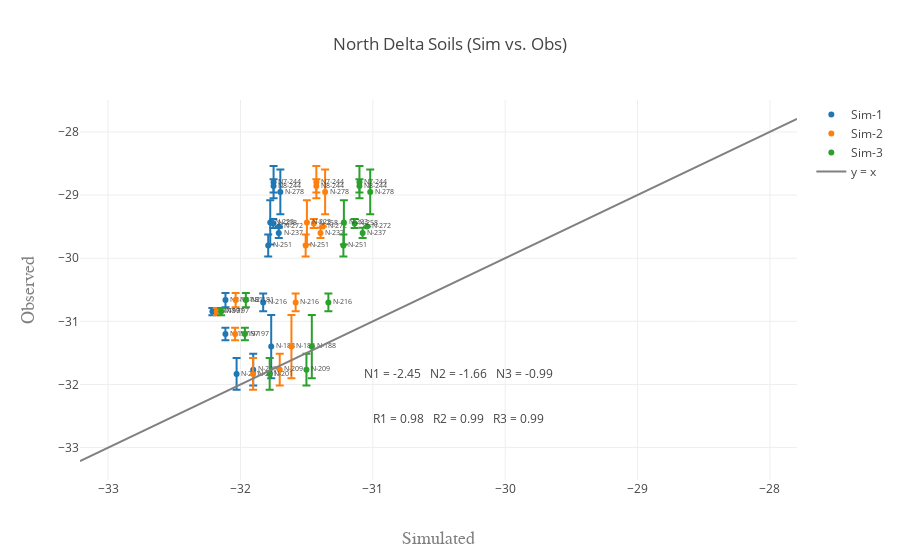

The notebook cell saved with this chart:
### Code cell
data = []
df = delta_dat.loc[delta_dat['Transect'] == 'N']
for folder in range(1, folders + 1):
    df1 = df.loc[df['IDsim'] == ('Sim-' + str(folder))]
    trace = get_scatter(df1, test_var, sd, name=('Sim-' + str(folder)))
    data.append(trace)
    
data.append(get_xy_line(df, test_var, delta=True))

fig = go.Figure(data=data, layout=get_layout(df, test_var, folders, title='North Delta Soils (Sim vs. Obs)', delta=True))
iplot(fig)

### Figure 1 — Plotly figure (JSON) as saved in the notebook; plotly's stock layout.template omitted (floating-point values rounded to 4 significant figures)
{"data": [{"error_y": {"array": [0.1136, 0.05583, 0.2553, 0.1061, 0.5, 0.1, 0.2517, 0.2517, 0.1414, 0.3512, 0.08165, 0.1732, 0.07071, null, 0.3536], "symmetric": true, "type": "data"}, "mode": "markers+text", "name": "Sim-1", "text": ["N2-181", "N7-197", "N7-244", "N8-244", "N-188", "N-197", "N-201", "N-209", "N-216", "N-223", "N-237", "N-251", "N-258", "N-272", "N-278"], "textfont": {"size": 7}, "textposition": "right", "type": "scatter", "x": [-32.11, -32.21, -31.75, -31.75, -31.77, -32.11, -32.03, -31.9, -31.83, -31.77, -31.71, -31.79, -31.75, -31.71, -31.7], "y": [-30.66, -30.85, -28.8, -28.86, -31.4, -31.2, -31.83, -31.77, -30.7, -29.43, -29.6, -29.8, -29.45, -29.5, -28.95]}, {"error_y": {"array": [0.1136, 0.05583, 0.2553, 0.1061, 0.5, 0.1, 0.2517, 0.2517, 0.1414, 0.3512, 0.08165, 0.1732, 0.07071, null, 0.3536], "symmetric": true, "type": "data"}, "mode": "markers+text", "name": "Sim-2", "text": ["N2-181", "N7-197", "N7-244", "N8-244", "N-188", "N-197", "N-201", "N-209", "N-216", "N-223", "N-237", "N-251", "N-258", "N-272", "N-278"], "textfont": {"size": 7}, "textposition": "right", "type": "scatter", "x": [-32.04, -32.18, -31.43, -31.43, -31.61, -32.04, -31.9, -31.7, -31.58, -31.5, -31.4, -31.51, -31.45, -31.38, -31.36], "y": [-30.66, -30.85, -28.8, -28.86, -31.4, -31.2, -31.83, -31.77, -30.7, -29.43, -29.6, -29.8, -29.45, -29.5, -28.95]}, {"error_y": {"array": [0.1136, 0.05583, 0.2553, 0.1061, 0.5, 0.1, 0.2517, 0.2517, 0.1414, 0.3512, 0.08165, 0.1732, 0.07071, null, 0.3536], "symmetric": true, "type": "data"}, "mode": "markers+text", "name": "Sim-3", "text": ["N2-181", "N7-197", "N7-244", "N8-244", "N-188", "N-197", "N-201", "N-209", "N-216", "N-223", "N-237", "N-251", "N-258", "N-272", "N-278"], "textfont": {"size": 7}, "textposition": "right", "type": "scatter", "x": [-31.96, -32.15, -31.1, -31.1, -31.46, -31.97, -31.78, -31.5, -31.34, -31.22, -31.08, -31.22, -31.14, -31.04, -31.02], "y": [-30.66, -30.85, -28.8, -28.86, -31.4, -31.2, -31.83, -31.77, -30.7, -29.43, -29.6, -29.8, -29.45, -29.5, -28.95]}, {"marker": {"color": "grey", "opacity": 0.9}, "mode": "lines", "name": "y = x", "type": "scatter", "x": [-33.21, -27.8], "y": [-33.21, -27.8]}], "layout": {"annotations": [{"showarrow": false, "text": "R1 = 0.98\n \nR2 = 0.99\n \nR3 = 0.99\n \n", "x": -30.32, "y": -32.53}, {"showarrow": false, "text": "N1 = -2.45\n \nN2 = -1.66\n \nN3 = -0.99\n \n", "x": -30.32, "y": -31.83}], "showlegend": true, "title": "North Delta Soils (Sim vs. Obs)", "xaxis": {"title": "Simulated", "titlefont": {"color": "#7f7f7f", "family": "Courier New, monospace", "size": 18}}, "yaxis": {"title": "Observed", "titlefont": {"color": "#7f7f7f", "family": "Courier New, monospace", "size": 18}}}}
